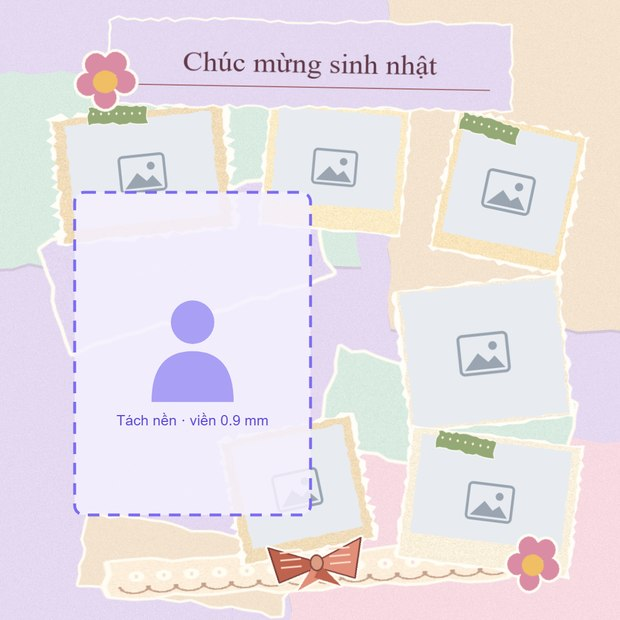
#> input picture scripts/tinix-mcp/evidence/p3/render.jpg, 620 x 620 px
$ python -i qa_reconstruction.py   (imports and definitions only)
#> lines starting #> are read from the running program, lines starting #| are printed output that depends on the picture
#!/usr/bin/env python3
"""[TINIX] Fail-closed static reverse-composition QA for a filled material ZIP.

Recompose the immutable layers from 02 + 04 + layout.json and compare against
01 outside the photo windows and SUBJECT. This DOES NOT validate customer crop,
SUBJECT contour, printing, or actual GUI import.
"""
import argparse
import io
import json
from pathlib import Path
import zipfile

import numpy as np
from PIL import Image
from scipy import ndimage as ndi

EXPECTED = {"01_anh_mau.png", "02_nen_sach.png", "03_so_do_bo_cuc.png", "04_tam_manh_RGBA.png", "layout.json"}
Image.MAX_IMAGE_PIXELS = 50_000_000


class StaticMismatch(ValueError):
    pass


def place(canvas, image, target):
    w, h = (int(round(target[key])) for key in ("width", "height"))
    if w <= 0 or h <= 0:
        raise StaticMismatch("INVALID_TARGET_SIZE")
    sprite = image.resize((w, h), Image.Resampling.LANCZOS)
    if target["angle"]:
        sprite = sprite.rotate(-float(target["angle"]), Image.Resampling.BICUBIC, expand=True)
    x, y = round(target["x"] - sprite.width / 2), round(target["y"] - sprite.height / 2)
    x0, y0 = max(x, 0), max(y, 0)
    x1, y1 = min(canvas.width, x + sprite.width), min(canvas.height, y + sprite.height)
    if x0 < x1 and y0 < y1:
        canvas.alpha_composite(sprite.crop((x0 - x, y0 - y, x1 - x, y1 - y)), (x0, y0))


def read_kit(source):
    with zipfile.ZipFile(source) as z:
        infos = z.infolist()
        if len(infos) != 5 or {item.filename for item in infos} != EXPECTED:
            raise StaticMismatch("WRONG_FILE_INVENTORY")
        if any(item.file_size > 100 * 1024 * 1024 for item in infos):
            raise StaticMismatch("OVERSIZED_ENTRY")
        content = {name: z.read(name) for name in EXPECTED}
    layout = json.loads(content["layout.json"])
    def png(name):
        image = Image.open(io.BytesIO(content[name]))
        if image.format != "PNG":
            raise StaticMismatch("NOT_PNG:" + name)
        image.load()
        return image.convert("RGBA")
    return layout, *(png(name) for name in ("01_anh_mau.png", "02_nen_sach.png", "03_so_do_bo_cuc.png", "04_tam_manh_RGBA.png"))


def verify(source, evidence_dir=None, max_mae=4.0, max_bad_fraction=.05):
    layout, rendered, background, diagram, sheet = read_kit(source)
    if rendered.size != background.size or rendered.size != diagram.size:
        raise StaticMismatch("PAGE_DIMENSIONS_DIFFER")
    if (layout["reference"]["width"], layout["reference"]["height"]) != rendered.size:
        raise StaticMismatch("REFERENCE_SIZE_MISMATCH")
    if (layout["sheet"]["width"], layout["sheet"]["height"]) != sheet.size:
        raise StaticMismatch("SHEET_SIZE_MISMATCH")
    if [item["code"] for item in layout["frames"]] != [f"F{i:02d}" for i in range(1, 7)]:
        raise StaticMismatch("FRAME_CODES_MISSING")
    pieces = layout["frames"] + layout["decorations"]
    zs = [item["z"] for item in pieces] + [layout["subjectZ"]]
    if len(set(zs)) != len(zs):
        raise StaticMismatch("DUPLICATE_Z")
    # [TINIX] The browser normalizes reference images over white before compositing.
    static = Image.new("RGBA", background.size, "white")
    static.alpha_composite(background)
    unknown = Image.new("RGBA", background.size, (0, 0, 0, 0))
    for part in sorted(pieces, key=lambda item: item["z"]):
        r = part["source"]
        if any(int(r[key]) != r[key] for key in ("x", "y", "width", "height")):
            raise StaticMismatch("FRACTIONAL_SOURCE")
        box = (r["x"], r["y"], r["x"] + r["width"], r["y"] + r["height"])
        if box[0] < 0 or box[1] < 0 or box[2] > sheet.width or box[3] > sheet.height:
            raise StaticMismatch("SOURCE_OUT_OF_BOUNDS")
        sprite = sheet.crop(box)
        place(static, sprite, part["target"])
        if part["code"].startswith("F"):
            alpha = np.asarray(sprite.getchannel("A")) > 0
            holes = ndi.binary_fill_holes(alpha) & ~alpha
            labels, n = ndi.label(holes, structure=np.ones((3, 3), bool))
            large = [i for i in range(1, n+1) if np.count_nonzero(labels == i) > max(500, .055 * alpha.size)]
            if len(large) != 1:
                raise StaticMismatch("FRAME_WINDOW_INVALID:" + part["code"])
            mask = ndi.binary_dilation(labels == large[0], iterations=4)
            cover = Image.new("RGBA", sprite.size, (255, 255, 255, 0))
            cover.putalpha(Image.fromarray(np.uint8(mask) * 255))
            place(unknown, cover, part["target"])
    subject = layout["subject"]["target"]
    w, h = int(round(subject["width"])), int(round(subject["height"]))
    if w <= 0 or h <= 0:
        raise StaticMismatch("INVALID_SUBJECT")
    place(unknown, Image.new("RGBA", (w + 16, h + 16), (255,255,255,255)),
          {**subject, "width": w + 16, "height": h + 16})
    valid = np.asarray(unknown.getchannel("A")) == 0
    coverage = float(np.mean(valid))
    if coverage < .12:
        raise StaticMismatch("INSUFFICIENT_STATIC_COVERAGE")
    lhs = np.asarray(rendered.convert("RGB"), dtype=np.float32)
    rhs = np.asarray(static.convert("RGB"), dtype=np.float32)
    delta = np.abs(lhs - rhs).mean(axis=2)
    samples = delta[valid]
    mae = float(samples.mean())
    bad_fraction = float(np.mean(samples > 30))
    report = {
        "status": "pass" if mae <= max_mae and bad_fraction <= max_bad_fraction else "fail",
        "testedPixels": int(valid.sum()), "staticCoverage": round(coverage,5),
        "staticMae255": round(mae,4), "staticP95": round(float(np.percentile(samples,95)),4),
        "staticP99": round(float(np.percentile(samples,99)),4),
        "badFractionAbove30": round(bad_fraction,5),
        "thresholds": {"maxStaticMae255": max_mae, "maxBadFractionAbove30": max_bad_fraction},
        "scope": "background, frame borders and decorations outside photo windows and SUBJECT",
        "photoCropPixelsChecked": False, "subjectEdgeChecked": False, "guiImportVerified": False,
    }
    if evidence_dir is not None:
        folder = Path(evidence_dir)
        folder.mkdir(parents=True, exist_ok=True)
        static.save(folder / "static_reconstructed.png")
        Image.fromarray(np.uint8(valid) * 255, "L").save(folder / "known_static_mask.png")
        intensity = np.uint8(np.clip(delta * 6,0,255))
        Image.fromarray(np.where(valid,intensity,0).astype("uint8"), "L").save(folder / "static_diff.png")
        (folder / "reconstruction_qa.json").write_text(json.dumps(report,indent=2),encoding="utf8")
    return report


def main():
    parser = argparse.ArgumentParser()
    parser.add_argument("--kit", required=True)
    parser.add_argument("--qa-out", required=True)
    parser.add_argument("--max-mae", type=float, default=4.0)
    parser.add_argument("--max-bad-fraction", type=float, default=.05)
    args = parser.parse_args()
    try:
        report = verify(args.kit,args.qa_out,args.max_mae,args.max_bad_fraction)
        print(json.dumps(report))
        if report["status"] != "pass":
            raise SystemExit(2)
    except (StaticMismatch, OSError, ValueError, KeyError, zipfile.BadZipFile) as exc:
        print(json.dumps({"status": "fail", "reason": str(exc)}))
        raise SystemExit(2)


# [2 lines not run here, left out]

>>> import cv2
>>> picture = cv2.imread('evidence/p3/render.jpg', cv2.IMREAD_GRAYSCALE)
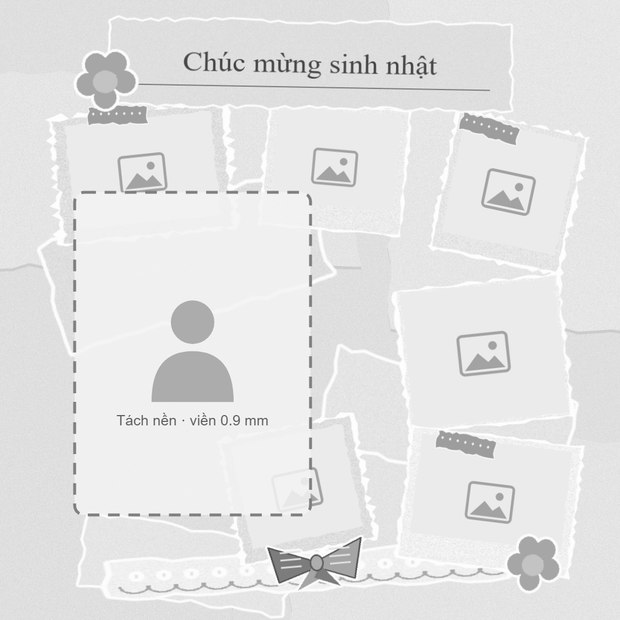
#> picture: shape (620, 620); min 47, max 255, mean 227.7
>>> result = verify(picture)
#> (the run stopped early here; a loop or call above may not have finished)

$ run again, on scripts/tinix-mcp/evidence/p4-lace-integration/C-compare.jpg
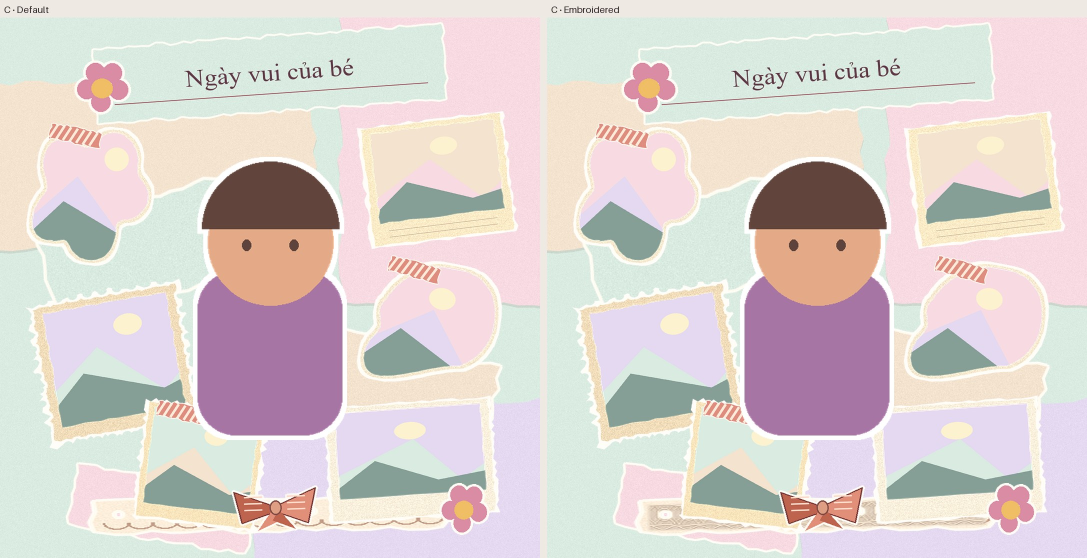
#> input picture scripts/tinix-mcp/evidence/p4-lace-integration/C-compare.jpg, 2174 x 1115 px (shown at 1/2 size)
#> `picture = cv2.imread('evidence/p3/render.jpg', cv2.IMREAD_GRAYSCALE)`:
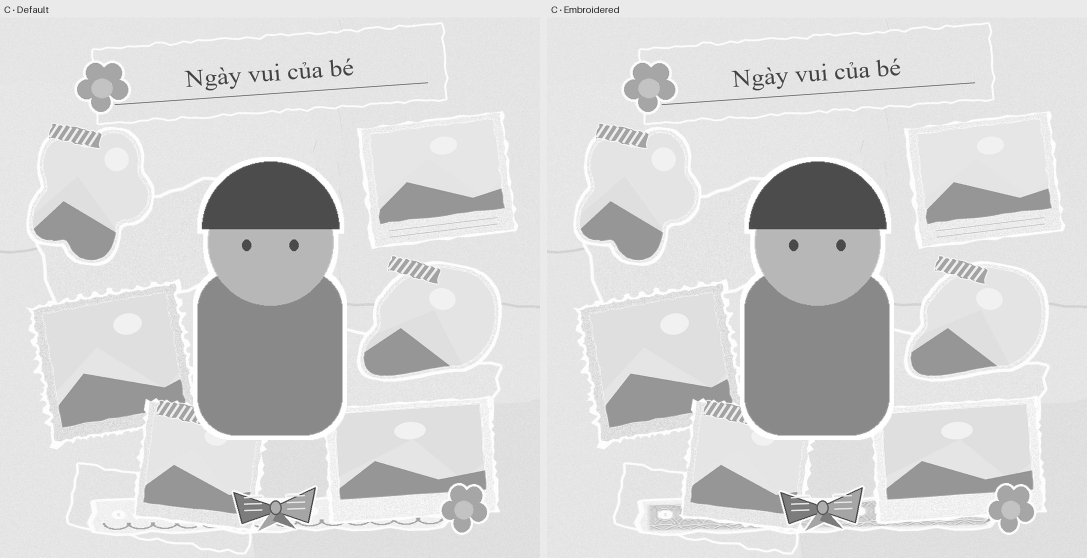
#> picture: shape (1115, 2174) (shown at 1/2 size); min 17, max 255, mean 212.7
